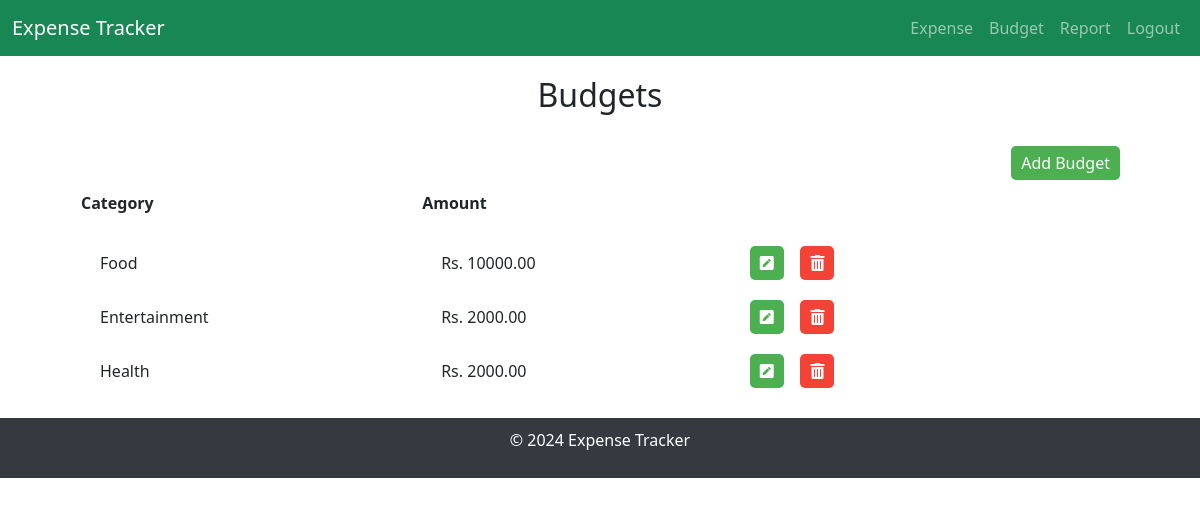
Before: /expense/showbudget (signed in) with the older database file.
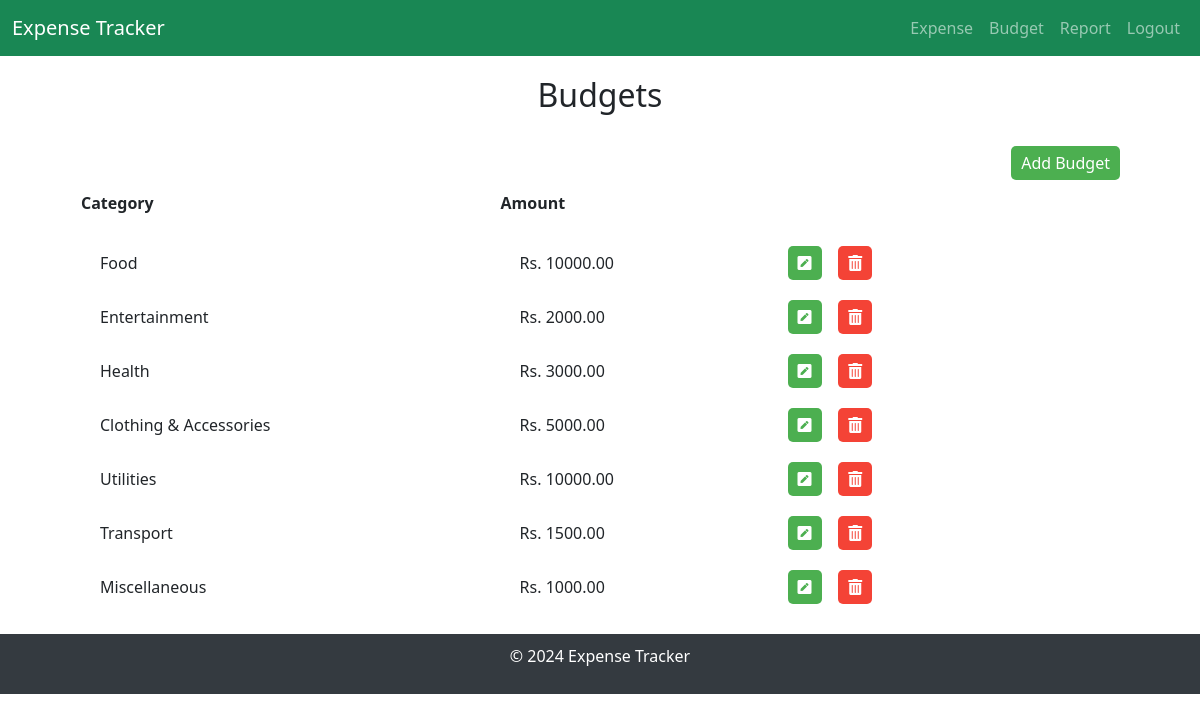
After: the same page with the newer database file.
### expense/models.py (models this page shows)
class Budget(models.Model):
    CATEGORY=(
        ('', 'Select Category'),
        ('Clothing & Accessories', 'Clothing & Accessories'),
        ('Education', 'Education'),
        ('Entertainment', 'Entertainment'),
        ('Food','Food'),
        ('Health', 'Health'),
        ('Miscellaneous', 'Miscellaneous'),
        ('Others', 'Others'),
        ('Personal Care', 'Personal Care'),
        ('Transport', 'Transport'),
        ('Utilities', 'Utilities')
    )
    user = models.ForeignKey(User, on_delete=models.CASCADE)
    expense = models.ForeignKey(Expense, on_delete=models.CASCADE, null=True)
    category = models.CharField(max_length=200, choices=CATEGORY, default=1)
    amount = models.DecimalField(max_digits=10, decimal_places=2)
    rem_amount = models.DecimalField(max_digits=10, decimal_places=2, null=True)

### expense/views.py (the view)
# urls.py: path('showbudget', views.budget_list, name='budget_list'),
@login_required
def budget_list(request):
    budgets = Budget.objects.filter(user=request.user)
    return render(request, 'expense/budget_list.html', {
        'budgets': budgets
    })

### expense/templates/expense/budget_list.html (shortened to what this page needs)
{% extends 'layout.html' %}
{% block content %}
<div class="list-container">
<h2 style="text-align: center;">Budgets</h2><br>
<a href="{% url 'add_budget' %}" class="btn btn-primary" style="float: right; margin-bottom: 10px;">Add Budget</a>
  <table>
    <thead>
      <tr>
        <th>Category</th>
        <th>Amount</th>
      </tr>
    </thead>
    <tbody>
        <tr>
          <td>{{ rem_amount }}</td>
        </tr>
      {% for budget in budgets %}
        <tr>
          <td>{{ budget.category }}</td>
          <td>Rs. {{ budget.amount }}</td>
          <td>
            <a href="/expense/updatebudget/{{budget.id}}" class="btn btn-primary">
                <i class="fas fa-pen-square"></i>
            </a>
            <a href="/expense/deletebudget/{{budget.id}}" class="btn btn-danger" onclick="return confirm('Are you sure you want to delete this budget?')">
                <i class="fas fa-trash-alt"></i>
            </a>
        </td>
        </tr>
      {% endfor %}
    </tbody>
  </table>
  </div>
{% endblock %}

### expense/templates/layout.html (shortened to what this page needs)
<!DOCTYPE html>
<html lang="en">
<head>
    {% block head %}
    {% load static %}
  <link href="https://cdn.jsdelivr.net/npm/bootstrap@5.3.3/dist/css/bootstrap.min.css" rel="stylesheet"
>
  <link rel="stylesheet" href="https://cdn.jsdelivr.net/npm/bootstrap-icons/font/bootstrap-icons.css">
  <link rel="stylesheet" href="https://pro.fontawesome.com/releases/v5.10.0/css/all.css"
 />
{% endblock %}
</head>
<body>
    <header>
        <nav class="navbar navbar-expand-lg navbar-dark bg-success">
            <div class="container-fluid">
                <a class="navbar-brand" href="{% url 'homepage' %}">Expense Tracker</a>
                <div class="collapse navbar-collapse" id="navbarNav">
                    <ul class="navbar-nav ms-auto">
                        {% if user.is_authenticated %}
                            <li class="nav-item"><a class="nav-link" href="{% url 'expense_list' %}">Expense</a></li>
                            <li class="nav-item"><a class="nav-link" href="{% url 'budget_list' %}">Budget</a></li>
                            <li class="nav-item"><a class="nav-link" href="{% url 'report' %}">Report</a></li>
                            <li class="nav-item"><a class="nav-link" href="{% url 'logout' %}">Logout</a></li>
                        {% else %}
                            <li class="nav-item"><a class="nav-link" href="{% url 'login' %}">Login</a></li>
                        {% endif %}
                    </ul>
                </div>
            </div>
        </nav>
    </header>
    <main>
        {% block content %}{% endblock %}
    </main>
    <footer>
        <p>&copy; 2024 Expense Tracker</p>
    </footer>
</body>
</html>

### expense/templates/layout.html (style rules this page uses)
footer { text-align: center; padding: 10px 20px; background-color: #343a40; color: white; }
table { width: 90%; border-spacing: 0 10px; }
table td { padding: 10px 20px; border: none; }
.btn-primary { background-color: #4CAF50; color: white; border: none; padding: 5px 10px; border-radius: 5px; cursor: pointer; text-decoration: none; }
.btn-danger { background-color: #f44336; color: white; border: none; padding: 5px 10px; border-radius: 5px; cursor: pointer; text-decoration: none; }
.list-container { padding: 20px 80px; }

Changed rows visible on the page:
changed Budget "Health": amount "2000.00" → "3000.00"
added Budget: category "Clothing & Accessories", amount "5000.00"
added Budget: category "Utilities", amount "10000.00"
added Budget: category "Transport", amount "1500.00"
added Budget: category "Miscellaneous", amount "1000.00"
